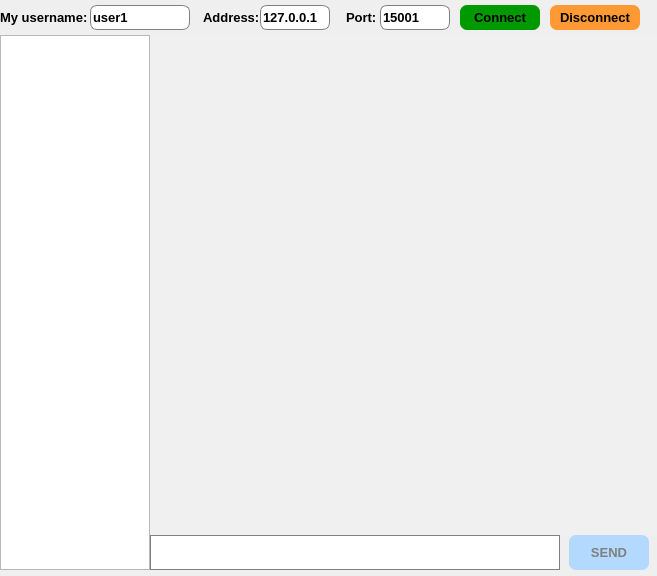
<?xml version="1.0" encoding="UTF-8"?>
<ui version="4.0">
 <class>MainWindow</class>
 <widget class="QMainWindow" name="MainWindow">
  <property name="enabled">
   <bool>true</bool>
  </property>
  <property name="geometry">
   <rect>
    <x>0</x>
    <y>0</y>
    <width>657</width>
    <height>576</height>
   </rect>
  </property>
  <property name="windowTitle">
   <string>Messenger</string>
  </property>
  <property name="styleSheet">
   <string notr="true"/>
  </property>
  <widget class="QWidget" name="centralwidget">
   <widget class="QTextEdit" name="typeMessage">
    <property name="geometry">
     <rect>
      <x>150</x>
      <y>535</y>
      <width>410</width>
      <height>35</height>
     </rect>
    </property>
    <property name="font">
     <font>
      <family>Segoe UI</family>
      <pointsize>10</pointsize>
      <italic>false</italic>
      <bold>false</bold>
     </font>
    </property>
    <property name="styleSheet">
     <string notr="true">border: 1px solid grey;</string>
    </property>
   </widget>
   <widget class="QPushButton" name="sendButton">
    <property name="enabled">
     <bool>false</bool>
    </property>
    <property name="geometry">
     <rect>
      <x>569</x>
      <y>535</y>
      <width>80</width>
      <height>35</height>
     </rect>
    </property>
    <property name="font">
     <font>
      <pointsize>10</pointsize>
      <bold>true</bold>
     </font>
    </property>
    <property name="styleSheet">
     <string notr="true">QPushButton
{	
	background-color: #3399ff;
	color: black;
	border-radius: 7px;
}
QPushButton:disabled
{
	background-color:#b3d9ff;
	color: grey;
}
</string>
    </property>
    <property name="text">
     <string>SEND</string>
    </property>
   </widget>
   <widget class="QListWidget" name="sessionsList">
    <property name="geometry">
     <rect>
      <x>0</x>
      <y>35</y>
      <width>150</width>
      <height>535</height>
     </rect>
    </property>
    <property name="font">
     <font>
      <pointsize>12</pointsize>
     </font>
    </property>
   </widget>
   <widget class="QLabel" name="myUsernameLabel">
    <property name="geometry">
     <rect>
      <x>0</x>
      <y>5</y>
      <width>100</width>
      <height>25</height>
     </rect>
    </property>
    <property name="font">
     <font>
      <pointsize>10</pointsize>
      <bold>true</bold>
     </font>
    </property>
    <property name="styleSheet">
     <string notr="true">border: transparent;
</string>
    </property>
    <property name="text">
     <string>My username: </string>
    </property>
   </widget>
   <widget class="QLineEdit" name="myUsernameEdit">
    <property name="geometry">
     <rect>
      <x>90</x>
      <y>5</y>
      <width>100</width>
      <height>25</height>
     </rect>
    </property>
    <property name="font">
     <font>
      <pointsize>10</pointsize>
      <bold>true</bold>
     </font>
    </property>
    <property name="styleSheet">
     <string notr="true">border: 1px solid grey;
border-radius: 7px;</string>
    </property>
    <property name="text">
     <string>user1</string>
    </property>
   </widget>
   <widget class="QLabel" name="addressLabel">
    <property name="geometry">
     <rect>
      <x>203</x>
      <y>5</y>
      <width>70</width>
      <height>25</height>
     </rect>
    </property>
    <property name="font">
     <font>
      <pointsize>10</pointsize>
      <bold>true</bold>
     </font>
    </property>
    <property name="styleSheet">
     <string notr="true">border: transparent;
</string>
    </property>
    <property name="text">
     <string>Address: </string>
    </property>
   </widget>
   <widget class="QLineEdit" name="addressEdit">
    <property name="geometry">
     <rect>
      <x>260</x>
      <y>5</y>
      <width>70</width>
      <height>25</height>
     </rect>
    </property>
    <property name="font">
     <font>
      <pointsize>10</pointsize>
      <bold>true</bold>
     </font>
    </property>
    <property name="styleSheet">
     <string notr="true">border: 1px solid grey;
border-radius: 7px;</string>
    </property>
    <property name="text">
     <string>127.0.0.1</string>
    </property>
   </widget>
   <widget class="QLabel" name="portLabel">
    <property name="geometry">
     <rect>
      <x>346</x>
      <y>5</y>
      <width>50</width>
      <height>25</height>
     </rect>
    </property>
    <property name="font">
     <font>
      <pointsize>10</pointsize>
      <bold>true</bold>
     </font>
    </property>
    <property name="styleSheet">
     <string notr="true">border: transparent;
</string>
    </property>
    <property name="text">
     <string>Port:</string>
    </property>
   </widget>
   <widget class="QLineEdit" name="portEdit">
    <property name="geometry">
     <rect>
      <x>380</x>
      <y>5</y>
      <width>70</width>
      <height>25</height>
     </rect>
    </property>
    <property name="font">
     <font>
      <pointsize>10</pointsize>
      <bold>true</bold>
     </font>
    </property>
    <property name="styleSheet">
     <string notr="true">border: 1px solid grey;
border-radius: 7px;</string>
    </property>
    <property name="text">
     <string>15001</string>
    </property>
   </widget>
   <widget class="QPushButton" name="connectButton">
    <property name="geometry">
     <rect>
      <x>460</x>
      <y>5</y>
      <width>80</width>
      <height>25</height>
     </rect>
    </property>
    <property name="font">
     <font>
      <pointsize>10</pointsize>
      <bold>true</bold>
     </font>
    </property>
    <property name="styleSheet">
     <string notr="true">QPushButton 
{	
	background-color: #009900;
	color: black;
	border-radius: 7px;
}

QPushButton:pressed 
{
  background-color: green;
}

QPushButton:disabled
{
  background-color:#a8d194;
  border-radius: 7px;
  color: grey;
}
</string>
    </property>
    <property name="text">
     <string>Connect</string>
    </property>
   </widget>
   <widget class="QPushButton" name="disconnectButton">
    <property name="geometry">
     <rect>
      <x>550</x>
      <y>5</y>
      <width>90</width>
      <height>25</height>
     </rect>
    </property>
    <property name="font">
     <font>
      <pointsize>10</pointsize>
      <bold>true</bold>
     </font>
    </property>
    <property name="styleSheet">
     <string notr="true">background-color:  #ff9933;
color: black;
border-radius: 7px;</string>
    </property>
    <property name="text">
     <string>Disсonnect</string>
    </property>
   </widget>
   <widget class="QTextEdit" name="feed">
    <property name="geometry">
     <rect>
      <x>150</x>
      <y>35</y>
      <width>510</width>
      <height>500</height>
     </rect>
    </property>
    <property name="font">
     <font>
      <pointsize>12</pointsize>
     </font>
    </property>
    <property name="styleSheet">
     <string notr="true">border: transparent;
background-color: #f0f0f0;</string>
    </property>
    <property name="readOnly">
     <bool>true</bool>
    </property>
   </widget>
  </widget>
  <action name="actiondfhg">
   <property name="text">
    <string>Exit chat</string>
   </property>
  </action>
  <action name="actiondf">
   <property name="text">
    <string>Create session</string>
   </property>
  </action>
 </widget>
 <resources/>
 <connections/>
</ui>
